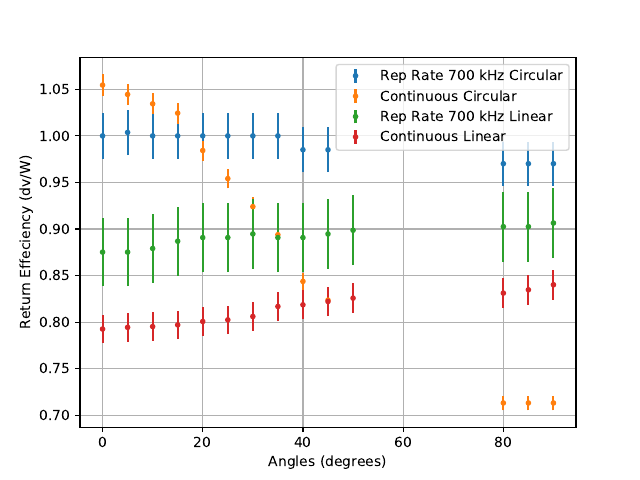

The script that saved this image:
import sympy as sym
import numpy as np
import scipy as sci
import matplotlib.pyplot as plt
import math as math
import csv as csv
import pandas as pd

##################################################
# circular
##################################################

#osc averaging 4 frames
#rep 700, current = .12, with compensation coils
dvr = [52,52,52,52.8,52.8,53.6,53.6,53.6,53.6,53.6,53.6,53.8,53.6]
dvr = np.array(dvr)
powerr = 1.78

effr = dvr/powerr
reperr = [abs(effr[i]) * np.sqrt((.2/dvr[i])**2 + (.03/powerr)**2) for i in range(0,len(effr))]

# cont
dvc = [56.8,56.8,56.8,65.6,67.2,71.2,73.6,76,78.4,81.6,82.4,83.2,84]
dvc = np.array(dvc)
powerc = 4.1

effc = dvc / powerc
conerr = [abs(effc[i]) * np.sqrt((.2/dvc[i])**2 + (.03/powerc)**2) for i in range(0,len(effc))]

angler = [90,85,80,45,40,35,30,25,20,15,10,5,0]
anglec = [90,85,80,45,40,35,30,25,20,15,10,5,0]


##################################################
# scaled data
##################################################
scf = 53.6/1.78
effcperc = effc / scf * 1.55
effrperc = effr / scf 

effrerrorscaled = [abs(effrperc[i]) * np.sqrt((reperr[i]/effr[i])**2 + (reperr[-1]/effr[-1])**2) for i in range(0,len(effr))]

effcerrorscaled = [abs(effcperc[i]) * np.sqrt((conerr[i]/effc[i])**2 + (conerr[-1]/effc[-1])**2) for i in range(0,len(effc))]

plt.figure()
plt.errorbar(angler,effrperc,yerr = effrerrorscaled,label = 'Rep Rate 700 kHz Circular', fmt = '.')
plt.errorbar(anglec,effcperc,yerr = effcerrorscaled,label = 'Continuous Circular', fmt = '.')




##################################################
# linear
##################################################
angles = [0,5,10,15,20,25,30,35,40,45,50,80,85,90]

dvr = [44.8,44.8,45.0,45.4,45.6,45.6,45.8,45.6,45.6,45.8,46.0,46.2,46.2,46.4]
powerr = 1.7 
dvr = np.array(dvr)
effr = dvr/powerr
effrerror = [abs(effr[i]) * np.sqrt((.1/dvr[i])**2 + (.05/powerr)**2) for i in range(0,len(effr))]


dvc = [88.3,88.5,88.6,88.8,89.2,89.4,89.8,91.0,91.2,91.6,92.0,92.6,93.0,93.6]
powerc = 3.7
dvc = np.array(dvc)
effc = dvc/powerc
effcerror = [abs(effc[i]) * np.sqrt((.1/dvc[i])**2 + (.05/powerc)**2) for i in range(0,len(effc))]


##################################################
# scaled
##################################################
effrscaled = effr / scf
effcscaled = effc / scf

effrerrorscaled = [abs(effrscaled[i]) * np.sqrt((effrerror[i]/effr[i])**2 + (effrerror[0]/effr[0])**2) for i in range(0,len(effr))]

effcerrorscaled = [abs(effcscaled[i]) * np.sqrt((effcerror[i]/effc[i])**2 + (effcerror[0]/effc[0])**2) for i in range(0,len(effc))]

plt.errorbar(angles,effrscaled,yerr = effrerrorscaled,label = 'Rep Rate 700 kHz Linear', fmt = '.')
plt.errorbar(angles,effcscaled,yerr = effcerrorscaled,label = 'Continuous Linear', fmt = '.')



plt.xlabel('Angles (degrees)')
plt.ylabel('Return Effeciency (dv/W)')


plt.grid(True)
plt.legend()
plt.savefig('togetherscaled_circ.pdf')
plt.show()

